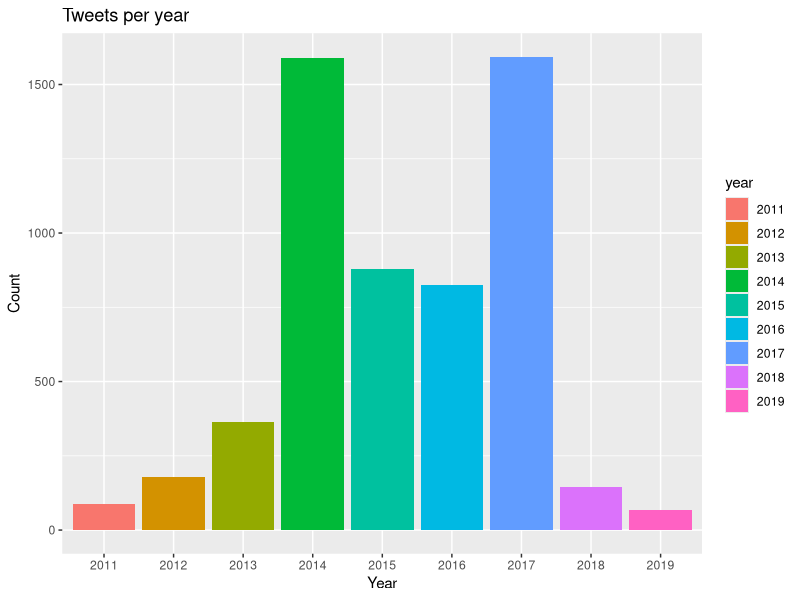
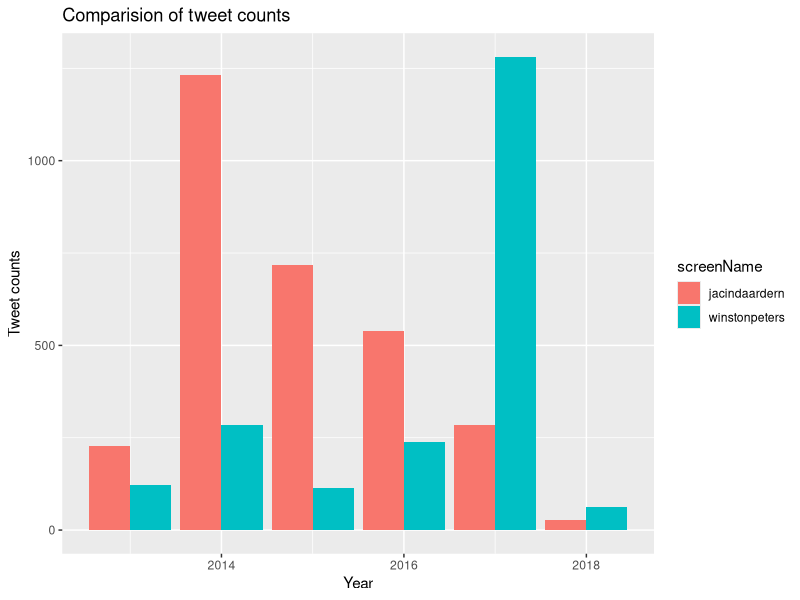
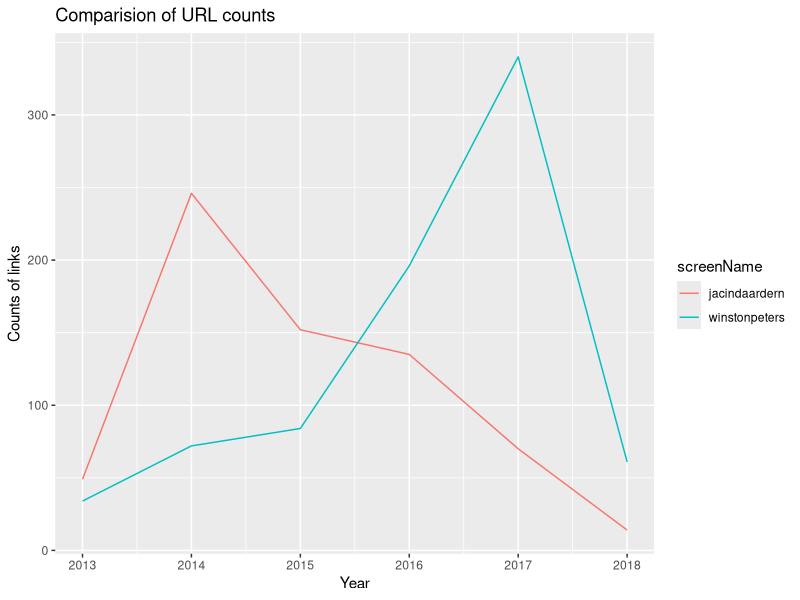

The R script that drew these images, in order:
## ---- chunk 1
library(tidyverse)
library(lubridate)
ardern_tweets <- read_csv("ardern_tweets.csv")
winston_tweets <- read_csv("winston_tweets.csv")

tweets <- ardern_tweets %>% 
  bind_rows(winston_tweets) %>% 
  select(created, text, isRetweet, screenName)

## ---- chunk 2
tweets$year <- year(tweets$created)

tweets %>% 
  mutate(year = as.factor(year)) %>% 
  ggplot(aes(x = year, fill = year)) +
    geom_bar() + 
    ggtitle("Tweets per year") +
    xlab("Year") +
    ylab("Count")
## ---- chunk 3
yearly_tweet_counts <- tweets %>% 
  group_by(year) %>% 
  summarise(n = n())

yearly_tweet_count_jacinda <- tweets %>% 
  filter(screenName == "jacindaardern") %>% 
  group_by(year) %>% 
  summarise(n = n())
  
yearly_tweet_count_winston <- tweets %>% 
  filter(screenName == "winstonpeters") %>% 
  group_by(year) %>% 
  summarise(n = n())
## ---- chunk 4
tweets %>% 
  filter(isRetweet == FALSE) %>%
  filter(year == 2013|year == 2014|year == 2015|year == 2016|year == 2017|year == 2018) %>% 
  ggplot(aes(x=year))+
    geom_bar(aes(fill=screenName), position = "dodge")+
    xlab("Year")+
    ylab("Tweet counts")+
    ggtitle("Comparision of tweet counts")
## ---- chunk 5
tweet_url_counts <- tweets %>% 
  filter(isRetweet == FALSE) %>% 
  filter(year == 2013|year == 2014|year == 2015|year == 2016|year == 2017|year == 2018) %>% 
  count(screenName,year,
        hasUrl = ifelse(str_detect(text, "t\\.co"),
                     1, 0)) %>% 
  filter(hasUrl == 1) %>% 
  select(-hasUrl)
  
tweet_url_counts %>%
  ggplot()+
    geom_line(mapping = aes(x=year, y=n, col=screenName))+
    xlab("Year")+
    ylab("Counts of links")+
    ggtitle("Comparision of URL counts")
